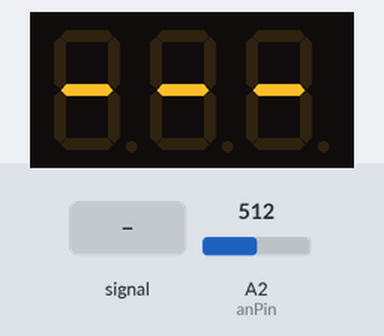
Bench run of a sketch on a simulated Arduino Uno, built with avr-gcc and run on an emulated ATmega328P. On the bench: 3-digit seven-segment display. Inputs (shaded band) come from the test bench; at power-on: A2 (anPin) = 512.

Above: at 1.8 s.
1.9 s: A2 (anPin) fed a 200 Hz sine of ±460 counts around its level
At 2.9 s:
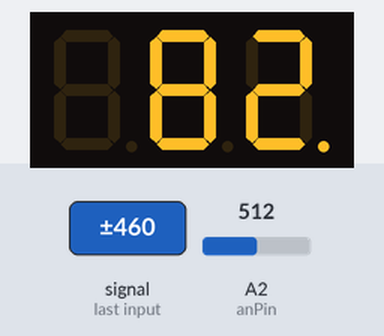
3.4 s: A2 (anPin) set to 6
At 3.7 s:
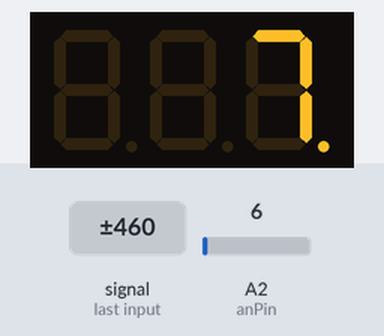
Timing chart, 0 to 6.4 s (numbered marks = the images above; inputs shaded):
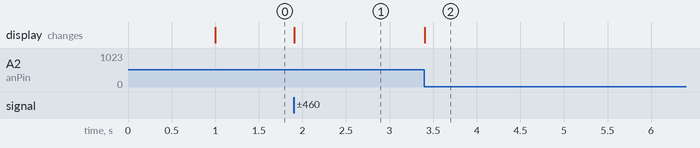

The sketch:

ClosePassDetectorV4.3.ino
```cpp
// ---------------------------------------------------------
// Code for the Close Pass Detector V4.
// Created by Cyclist Tom to help save lives.
// Ride safe.
// Version 4.3, dated 2018-03-25.
// ---------------------------------------------------------

#include "SevSeg.h"

#define MAX_DISTANCE 150 // Max distance in cm (for sensor only, not display)
#define LED_CM_LIMIT 150 // Max distance in cm (for display, not sensor)
//#define DELAY 5 //delay between sensor polling in ms
#define MIN_CM_RELIABLE 16 //minimum reliable sensor distance (i.e. 6" as per datasheet)
#define NUM_MEAS 5 //number of measurements averaged
#define NUM_MEAS_REQ 3 //number of reasonable measurements required
#define HUGE_DIST 9999 //huge distance

SevSeg sevseg; //Instantiate a seven segment controller object

unsigned long pingTimer; // timer used to control how often sensor is used
unsigned long PING_INTERVAL = 0; //only needs to be non-zero if sensor can't handle rapid polling
unsigned long HUGE_DELAY = 100000; //~10 times LED_HOLD_INTERVAL
unsigned int cmUS; // Store ultrasonic ping distances

unsigned long LEDtimer; //timer used to hold value on LED for LED_HOLD_INTERVAL ms
unsigned long LED_HOLD_INTERVAL = 10000; //in milliseconds
unsigned int cm_held; // cm value held on LED
float AN2CM; //analog to cm conversion

const int anPin = 2;

void setup() {
  // setup is only run once:
  Serial.begin(115200); //if using Serial Monitor, make sure its 'baud' number matches this!

  pingTimer = millis() + 1000; // First ping start in ms.

  cmUS = HUGE_DIST;
  cm_held = HUGE_DIST;
  LEDtimer = 0;
  /*According to LV-MaxSonar-EZ datasheet: A 5V supply yields ~9.8mV/in
    And analogRead(): 5 volts / 1024 units or, .0049 volts (4.9 mV) per unit.
    AN2CM [cm/unit] = [cm/inch]*[mV/unit]/[mV/inch]*/
  AN2CM = 2.54 * 4.9 / 9.8;

  byte numDigits = 3;
  byte digitPins[] = {4,7,6}; //V2
  byte segmentPins[] = {9,5,2,12,11,8,3,13}; //a, b, c, d, e, f, g, D.P. //V2
  bool resistorsOnSegments = false; // 'false' means resistors are on digit pins
  byte hardwareConfig = COMMON_CATHODE; // See README.md for options
  bool updateWithDelays = false; // Default. Recommended
  bool leadingZeros = false; // Use 'true' if you'd like to keep the leading zeros

  sevseg.begin(hardwareConfig, numDigits, digitPins, segmentPins, resistorsOnSegments, updateWithDelays, leadingZeros);
  sevseg.setBrightness(100); //ledOnTime is set here as map(brightness, 0, 100, 1, 2000) where 2000 is in microseconds.
}

void loop() {

  //each loop takes ~2ms (excluding DELAY)

  if (millis() >= pingTimer) {
      /*pingTimer is only needed for a sensor that can't handle rapid polling*/
      /*time for a new ultrasonic measurement*/
      pingTimer = millis() + PING_INTERVAL;
      //cmUS = HUGE_DIST;
      cmUS = getDistance();
      //cm = HUGE_DIST;
      oneSensorCycle(); // this might update cm_held & LEDtimer
  }
  if (LEDtimer > 0 & millis() >= LEDtimer) {
      /*LEDtimer was previously set but time has elapsed so reset variables*/
      LEDtimer = 0; //set to 0 meaning no timer
      cm_held = HUGE_DIST; //might not be needed
  }
  if (LEDtimer > 0 & ((millis() + HUGE_DELAY) < LEDtimer)) {
      /*millis() might've wrapped back to 0 (can happen every ~50 days)*/
      LEDtimer = millis() + LED_HOLD_INTERVAL;
  }
  if (pingTimer > 0 & ((millis() + HUGE_DELAY) < pingTimer)) {
      /*millis() might've wrapped back to 0 (can happen every ~50 days)*/
      pingTimer = millis() + PING_INTERVAL;
  }

  //Serial.print("loop() Time: ");
  //Serial.print(millis());
  //Serial.println("ms");

  sevseg.refreshDisplay(); // Must run repeatedly. This refresh is not enough if DELAY>0.

}

float getDistance() {

    int numReasMeas = 0; //this will be incremented with every reasonable measurement
    float cm, cm_avg;
    float cm_sum = 0;
    //float inch, inch_avg
    //float inch_sum = 0;

    for (int i = 0; i < NUM_MEAS ; i++)
    {
        //inch = analogRead(anPin) / 2.0 + (6.0/2.54);
        cm = analogRead(anPin) * AN2CM;
        //Serial.print("cm: ");
        //Serial.println(cm);
        //inch_sum += inch;
        if (cm > 0 && cm < MAX_DISTANCE)
        {
            cm_sum += cm;
            numReasMeas++;
        }


        //delayAndRefresh(DELAY);
    }

    if (numReasMeas >= NUM_MEAS_REQ)
    {
        /*there were enough good measurements to average*/
        cm_avg = cm_sum / numReasMeas;
        //inch_avg = inch_sum / NUM_MEAS;
    }
    else
    {
        /*there were not enough good measurements, so return 9999*/
        cm_avg = HUGE_DIST;
    }

    return cm_avg;
}

/*
void delayAndRefresh(int myDelay) {
  for (int i = 0; i < myDelay; i++)
  {
    delay(1); //delay in ms
    sevseg.refreshDisplay();
  }
}*/

void oneSensorCycle() { // Do something with the results.
  //Serial.print("US Sensor: ");
  //Serial.println(cmUS);
  //Serial.println("cm");
  //Serial.print("Time: ");
  //Serial.print(millis());
  //Serial.println("ms");
  //sevseg.refreshDisplay();
  //sanity check the measured distances
  unsigned int cm = 0; // Store good ping distance within this oneSensorCycle().
  if ((cmUS > 0) & (cmUS < MAX_DISTANCE)) {
      cm = cmUS;
  }
  if (LEDtimer == 0) { //LEDtimer = 0 so no value is held on display
    if (cm == 0) { //sensor is not returning anything and no value is being held on display
      //Serial.println("setNumber to 9999 since cm==0");
      sevseg.setNumber(HUGE_DIST, 0); //set LED to all blank or dashes
    }
    else if (cm > 0 & cm <= LED_CM_LIMIT) { //sensor value is good and no value is being held on display
      //Serial.print("setNumber to cm=");
      //Serial.println(cm);
      sevseg.setNumber(cm, 0); //display close pass distance in cm
      cm_held = cm;
      LEDtimer = millis() + LED_HOLD_INTERVAL;
    }
    else if (cm >= LED_CM_LIMIT) {
      //Serial.println("setNumber to 9999 since cm >= LED_CM_LIMIT");
      sevseg.setNumber(HUGE_DIST, 0); //pass not close enough
    }
    else { //cm < 0 or less than 18cm (due to loss of sensor signal)
      /*Negative cm should never happen, but just in case it does LED display will show dashes for invalid number*/
      //Serial.println("setNumber to 9999 since cm < 0");
      sevseg.setNumber(HUGE_DIST, 0);
    }
  }
  else { //LEDtimer non-zero so previous close pass is being held on display
    // code below updates cm displayed if new one is closer.
    if (cm < cm_held && cm > 0) { //current close pass was closer than the one that first triggered LED display
      //Serial.print("setNumber to updated cm=");
      //Serial.println(cm);
      sevseg.setNumber(cm, 0); //update close pass distance (will be held for LED_HOLD_INTERVAL)
      LEDtimer = millis() + LED_HOLD_INTERVAL;
      cm_held = cm;
    }
    else if (cm == 0) { //sensor now not returning anything
      //Serial.print("cm == 0 so setNumber to cm_held=");
      //Serial.println(cm_held);
      sevseg.setNumber(cm_held, 0); //keep displaying previous close pass distance (will be held for rest of LED_HOLD_INTERVAL)
    }
    else {
      //Serial.print("default so setNumber to cm_held=");
      //Serial.println(cm_held);
      sevseg.setNumber(cm_held, 0); //default to holding value on display
    }
  }
}
```

Measured:
- after the input at 1.9 s, the display: first changes at once (image 1 shows a later state)
- after the input at 3.4 s, the display: changes at once (image 2)
